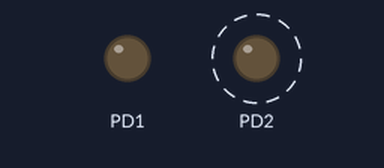
Simulated run of this program. Board: ATmega32, built with avr-gcc and emulated at 8 MHz. On the bench: output pins drawn as LEDs (lit = HIGH). Dashed ring = blinking. EEPROM starts erased.

Above: at 0.5 s.
At 3.5 s:
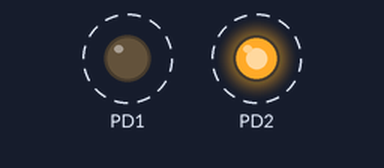
Timing chart, 0 to 4.6 s (numbered marks = the images above):
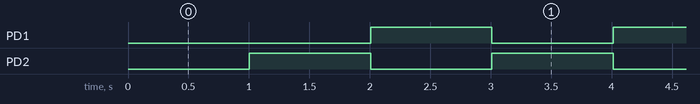

Measured:
- by itself, PD1, PD2: alternates HIGH for 1.0 s and LOW for 1.0 s

The program:

EEPROM_Exapmle.c
```c
/*
* EEPROM_Exapmle.c
*
* Created: 6/9/2022 8:21:14 AM
*  Author: Ali Morsy
*/


//#include <avr/io.h>

#define F_CPU 8000000ul
#include "util/delay.h"


#include "std_macros.h"
#include "STD_TYPES.h"

#include "MEEPROM.h"


#define MY_DDRD		*((volatile unsigned char*)(0x31))
#define My_PORTD	*((volatile unsigned char*)(0x32))


int main(void)
{
	u8 data;
	u8 counter=0;
	MY_DDRD|=1<<2;
	MY_DDRD|=1<<1;


	while(1)
	{
		data=EEPROM_Read(0x3FF);

		if (data==0x03)
		{
			My_PORTD|=(1<<2);
			My_PORTD&=(~(1<<1));
		}
		else if(data==0x05)
		{
			My_PORTD|=(1<<1);
			My_PORTD&=(~(1<<2));
		}


		if (counter==0)
		{
			EEPROM_Write(0x3FF,0x03);
			counter++;
		}
		else if(counter== 1)
		{
			EEPROM_Write(0x3FF,0x05);
			counter=0;
		}
			_delay_ms(1000);
	}
}
```

MEEPROM.c
```c
/*
 * MEEPROM.c
 *
 * Created: 6/9/2022 10:08:44 AM
 *  Author: Ali Morsy
 */

#include "MEEPROM.h"
#include "STD_TYPES.h"

void EEPROM_Write(u16 Address, u8 value)
{
	//EEPAR=Address;   // with pointer to unsigend short
	/*setup location address */
	EEPARL=(u8)Address;
	EEPARH=(u8)(Address>>8);

	/*load Value to EEDR */
	EEPDR=value;
	/*Set EEMWE bit in EECR register to one */
	EEPCR|=(1<<EEPMWE);
	/*Set EEWE bit in EECR register to one */
	EEPCR|=(1<<EEPWE);
	/*Wait for completion write */
	while(((EEPCR>>EEPWE)&1) ==1);
}

u8 EEPROM_Read(u16 Address)
{
	u8 data;
	/*setup location address */
	EEPARH=(Address>>8);
	EEPARL=Address;
	/*Set EERE bit in EECR register to one to read  */
	EEPCR|=(1<<EEPRE);

	/* Read EEDR content */
	data=EEPDR;

	return data;
}
```

MEEPROM.h
```c
/*
 * MEEPROM.h
 *
 * Created: 6/9/2022 10:08:57 AM
 *  Author: Ali Morsy
 */


#ifndef MEEPROM_H_
#define MEEPROM_H_

#include "STD_TYPES.h"

/* EEEPROM Registers Address*/
#define EEPARL		*((volatile unsigned char*)(0x3E))
#define EEPARH		*((volatile unsigned char*)(0x3F))
#define EEPAR		*((volatile unsigned short*)(0x3E))
#define EEPDR		*((volatile unsigned char*)(0x3D))
#define EEPCR		*((volatile unsigned char*)(0x3C))


/* EECR*/
#define EEPRE	0
#define EEPWE	1
#define EEPMWE	2
#define EEPIE	3

void EEPROM_Write(u16 Address, u8 value);
u8 EEPROM_Read(u16 address);

#endif /* MEEPROM_H_ */
```

std_macros.h
```c
/*
 * std_macros.h
 *
 * Created: 11/25/2020 3:19:35 PM
 *  Author: PC
 */


#ifndef STD_MACROS_H_
#define STD_MACROS_H_

#define SET_BIT(REG,BIT)	REG|=(1<<BIT)
#define CLR_BIT(REG,BIT)	REG&=(~(1<<BIT))
#define TOG_BIT(REG,BIT)	REG^= (1<<BIT)
#define GET_BIT(REG,BIT)    ((REG>>BIT)&1)
//#define GET_BIT(REG,BIT)  (REG&(1<<BIT))>>BIT)


#endif /* STD_MACROS_H_ */
```

GPIO.c
```c
/*************************************/
/* Author  : Ali Morsy  **************/
/* Version : 1          **************/
/* Date    : 22/5/021   **************/
/*************************************/


#include "STD_TYPES.h"
#include "std_macros.h"

#include "GPIO.h"


/*        SET Direction         */
void DIO_Set_Port_Direction(u8 Base, u8 Direction)
{
	if((Direction == OUTPUT)||(Direction==1))
	{
		(*(volatile u8*)(Base+1)) = 0xFF;
	}
	else if((Direction == INPUT)||(Direction==0))
	{
		(*(volatile u8*)(Base+1)) = 0x00;
	}


}


void DIO_Set_Pin_Direction(u8 Base, u8 PIN, u8 Direction)
{

	if((Direction == OUTPUT) || (Direction == 1))
	{
		//SET_BIT((*(volatile u8*)(Base+1)),PIN);  // OUTPUT = 1
		(*(volatile u8*)(Base+1))|=(1<<PIN);
	}
	else if((Direction == INPUT) || (Direction == 0))
	{
		//CLR_BIT((*(volatile u8*)(Base+1)),PIN); // INPUT = 0;
		(*(volatile u8*)(Base+1))&=(~(1<<PIN));
	}
	else
	{

	}
}


/*        SET Value         */
void DIO_Set_Port_Value(u8 Base, u8 Value)
{
	(*(volatile u8*)(Base+2)) = Value;
}

void DIO_Set_Pin_Value(u8 Base,u8 PIN, u8 Value)
{
	if((Value == HIGH) || (Value == 1))
	{	//SET_BIT((*(volatile u8*)(Base+2)),PIN);
		(*(volatile u8*)(Base+2))|=(1<<PIN);
	}
	else if((Value == LOW) || (Value == 0))
	{
		(*(volatile u8*)(Base+2))&=(~(1<<PIN));
	}
	else
	{

	}
}

/*        Get Value         */
u8 DIO_Get_Port_value(u8 Base)
{
	 volatile u8 Value;
	Value = (*(volatile u8*)(Base));
	return Value;
}


u8 DIO_Get_Pin_value (u8 Base, u8 PIN)
{
	volatile u8 Value;
	Value = ((*(volatile u8*)(Base))>>PIN)&1;
	return Value;
}


/* Set HIGH NIPPLE */

void DIO_SET_HIGH_Nipple_Value(u8 Base, u8 Data)
{
	Data<<=4;
	(*(volatile u8*)(Base+2)) &=0x0f;  //to CLR HIGH NIPPLE Pins before write
	(*(volatile u8*)(Base+2)) ^=Data;

}

/* Set LOW NIPPLE */

void DIO_SET_LOW_Nipple_Value(u8 Base, u8 Data)
{
	(*(volatile u8*)(Base+2)) &=0xf0;  //to CLR LOW NIPPLE before write
	(*(volatile u8*)(Base+2)) ^=(Data & 0x0F) ;

}
/*
void DIO(u8 Base, u8 Data)
{
	(*(volatile u8*)(Base+2)) &=0xf0;  //to CLR LOW NIPPLE before write
	(*(volatile u8*)(Base+2)) ^=Data;

}

*/
```

GPIO.h
```c
/*************************************/
/* Author  : Ali Morsy  **************/
/* Version : 1          **************/
/* Date    : 22/5/021   **************/
/*************************************/

#ifndef GPIO_H
#define GPIO_H

#include "STD_TYPES.h"

// BASE ADDRESS FOR ALL PORTS  Base Address = Address of PIN Register
#define A	0x39  // PINA
#define B	0x36  // PINB
#define C	0x33  // PINC
#define D	0x30  // PIND

#define OUTPUT 1
#define INPUT  0

#define HIGH   1
#define LOW    0


/*        SET Direction         */
void DIO_Set_Port_Direction(u8 Base, u8 Direction);
void DIO_Set_Pin_Direction(u8 Base, u8 PIN, u8 Direction);

/*        SET Value         */
void DIO_Set_Port_Value(u8 Base, u8 Value);
void DIO_Set_Pin_Value(u8 Base,u8 PIN, u8 Value);

/*        Get Value         */
u8 DIO_Get_Port_value (u8 Base);
u8 DIO_Get_Pin_value  (u8 Base, u8 PIN);

/* Set HIGH NIPPLE */

void DIO_SET_HIGH_Nipple_Value(u8 Base, u8 Data);

/* Set LOW NIPPLE */

void DIO_SET_LOW_Nipple_Value(u8 Base, u8 Data);

#endif  // GPIO_H
```

STD_TYPES.h
```c
/****************************************************/
/*AUTHOR    : Ali Morsy                             */
/*Date      : 9 Aug 2020                            */
/*Version   : V01                                   */
/****************************************************/

#ifndef STD_TYPES_H
#define STD_TYPES_H

typedef unsigned char          u8;
typedef signed char 		   s8;
typedef unsigned short int    u16;
typedef unsigned long  int    u32;


#endif
```
